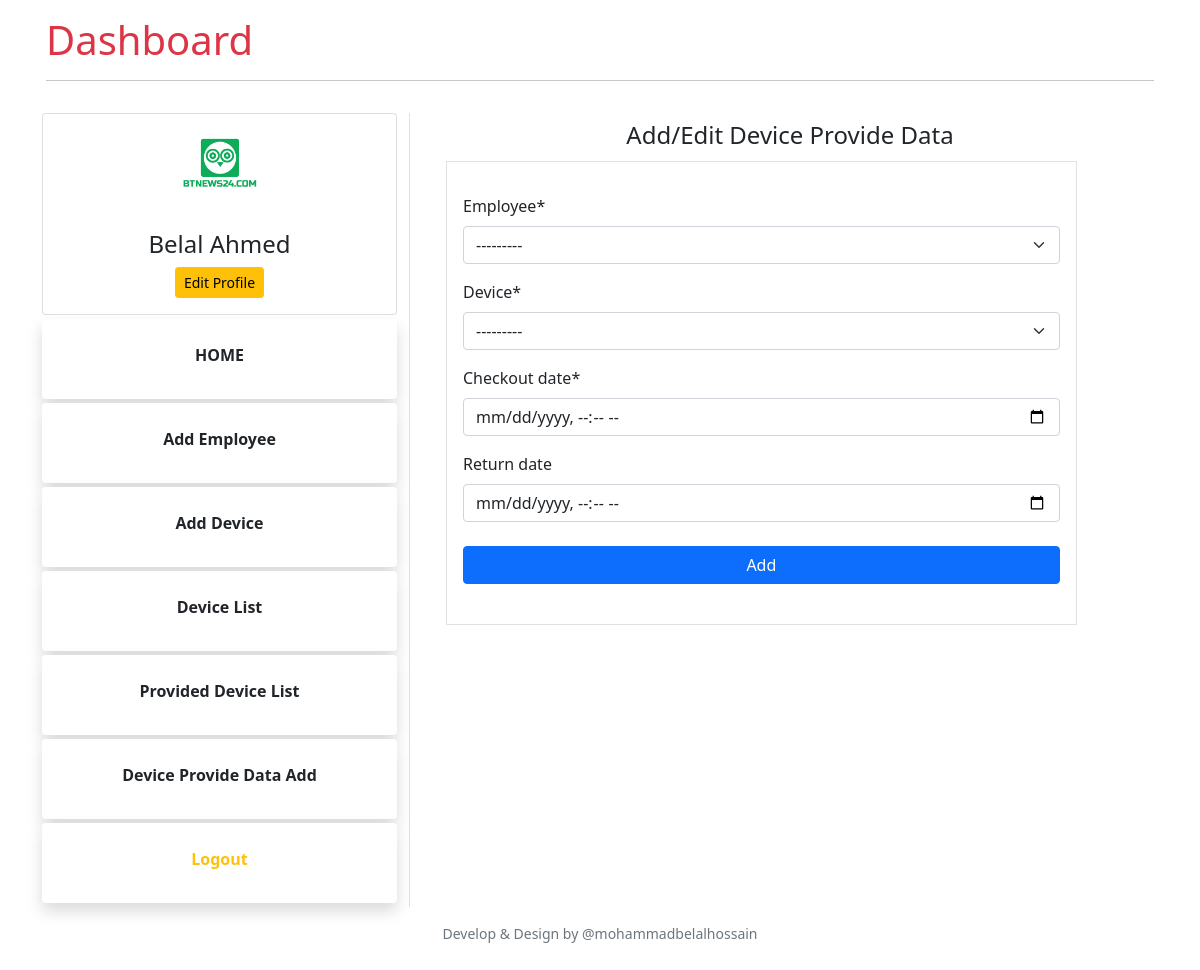
Screenshot of /device-checkout (signed in) with the database file from the repository.
### companies_app/models.py (models this page shows, shortened)
class User(AbstractUser):
    is_company = models.BooleanField('is_company', default=True)

class CompaniesProfile(models.Model):
    company  = models.OneToOneField(User, on_delete=models.CASCADE, max_length=1)
    image    = models.ImageField(upload_to="profilepicture", default='no_profile.png')
    phone    = models.CharField(max_length=15,unique=True,blank=True,null=True)
    address  = models.CharField(max_length=100,blank=True,null=True)

### companies_app/views.py (the view)
# urls.py: path('device-checkout', providedeviceAdd, name='device-checkout'),
@login_required
@company_required
def providedeviceAdd(request):
    if request.method =='POST':
        form = ProvidedDeviceAddForm(request.POST, request.FILES,request.user)
        if form.is_valid():
            form.instance.company = request.user
            form.save()
            messages.success(request,f'Successfully add new Device')
            return redirect('provided-device-list')
    else:
        form =ProvidedDeviceAddForm(request.user)
    return render(request, 'companies_app/add-provided-device.html',{'form':form})

### companies_app/forms.py
class ProvidedDeviceAddForm(forms.ModelForm):
    checkout_date = forms.DateTimeField(required=True,
                                     widget=forms.DateTimeInput(attrs={'type':'datetime-local'}))
    return_date = forms.DateTimeField(required=False,
                                          widget=forms.DateTimeInput(attrs={'type':'datetime-local'}))
    def __init__(self, user, *args, **kwargs):
        super(ProvidedDeviceAddForm, self).__init__(*args, **kwargs)
        self.fields['employee'].queryset = Employee.objects.filter(company=user)
    class Meta:
        model= ProvidedDevice
        fields = '__all__'
        exclude = ('company',)

### companies_app/models.py (called while the page is built)
    def __str__(self):
        return self.name + self.phone

    def __str__(self):
        return self.name

### companies_app/templates/companies_app/add-provided-device.html (shortened to what this page needs)
{% extends 'companies_app/base.html' %}
{% load crispy_forms_tags %}
{% block content %}
<div class="container">
    <h4 class="pt-2" style=" height: 40px; text-align: center;">Add/Edit Device Provide Data</h4>
    <div class="register_page col-11 border p-3">
        <form class="my-3"  method="POST" enctype="multipart/form-data">
            <div class="form-group">
                {{form|crispy}}
            </div>
            <button class="btn btn-primary my-2 col-12">Add</button>
        </form>
    </div>
</div>
{% endblock content %}

### companies_app/templates/companies_app/base.html (shortened to what this page needs)
<!DOCTYPE html>
<html lang="en">
<head>
    <link href="https://cdn.jsdelivr.net/npm/bootstrap@5.0.2/dist/css/bootstrap.min.css" rel="stylesheet">
</head>
<body>
    <div class="container pb-2">
        <div class="row">
          <div class="col-lg-12 p-3">
            <h1> <a class="text-decoration-none text-danger" href="{% url 'home' %}">Dashboard</a></h1>
            <hr />
          </div>
        </div>
        <div class="row">
            <div class="col-md-4 border-end">
                {% if user.is_authenticated %}
                <div class="card">
                    <img class="mx-auto" src="{{ user.companiesprofile.image.url }}" style="height:100px; width: 100px; border-radius: 50%;" alt="">
                    <div class="card-body text-center">
                        <h4 class="text-center">{{ user.first_name }}</h4>
                        <a class="btn btn-warning btn-sm" href="{% url 'update-company-profile' %}">Edit Profile</a>
                    </div>
                </div>
                <a class="text-decoration-none " href="{% url 'home' %}">
                  <div class="card p-2 my-1 shadow bg-purple text-center border-0">
                    <div class="card-body">
                      <p class="card-title fw-bold text-dark">HOME</p>
                    </div>
                  </div>
                </a>
              {% if user.is_company %}
                <a class="text-decoration-none" href="{% url 'employee-add' %}">
                  <div class="card p-2 my-1 shadow bg-purple text-center border-0">
                    <div class="card-body">
                      <p class="card-title fw-bold text-dark">Add Employee</p>
                    </div>
                  </div>
                </a>
                <a class="text-decoration-none" href="{% url 'device-add' %}">
                    <div class="card p-2 my-1 shadow bg-purple text-center border-0">
                      <div class="card-body">
                        <p class="card-title fw-bold text-dark">Add Device</p>
                      </div>
                    </div>
                  </a>
                  <a class="text-decoration-none" href="{% url 'device-list' %}">
                    <div class="card p-2 my-1 shadow bg-purple text-center border-0">
                      <div class="card-body">
                        <p class="card-title fw-bold text-dark">Device List</p>
                      </div>
                    </div>
                  </a>
                  <a class="text-decoration-none" href="{% url 'provided-device-list' %}">
                    <div class="card p-2 my-1 shadow bg-purple text-center border-0">
                      <div class="card-body">
                        <p class="card-title fw-bold text-dark">Provided Device List</p>
                      </div>
                    </div>
                  </a>
                  <a class="text-decoration-none" href="{% url 'device-checkout' %}">
                    <div class="card p-2 my-1 shadow bg-purple text-center border-0">
                      <div class="card-body">
                        <p class="card-title fw-bold text-dark">Device Provide Data Add</p>
                      </div>
                    </div>
                  </a>
              {% endif %}
              <a class="text-decoration-none" href="{% url 'logout' %}">
                <div class="card p-2 my-1 shadow bg-purple text-center border-0">
                  <div class="card-body">
                    <p class="card-title fw-bold text-warning">Logout</p>
                  </div>
                </div>
              </a>
            {% endif %}
            </div>
        <div class="col-md-8">
            {% block content %}
            {% endblock content %}
        </div>
        </div>
      <footer class="footer">
        <div class="row text-center p-3">
          <p class="small text-muted">Develop & Design by @mohammadbelalhossain</p>
        </div>
      </footer>
</body>
</html>

### rows the page displays
User: companiesprofile.image (picture), first_name "Belal Ahmed"
